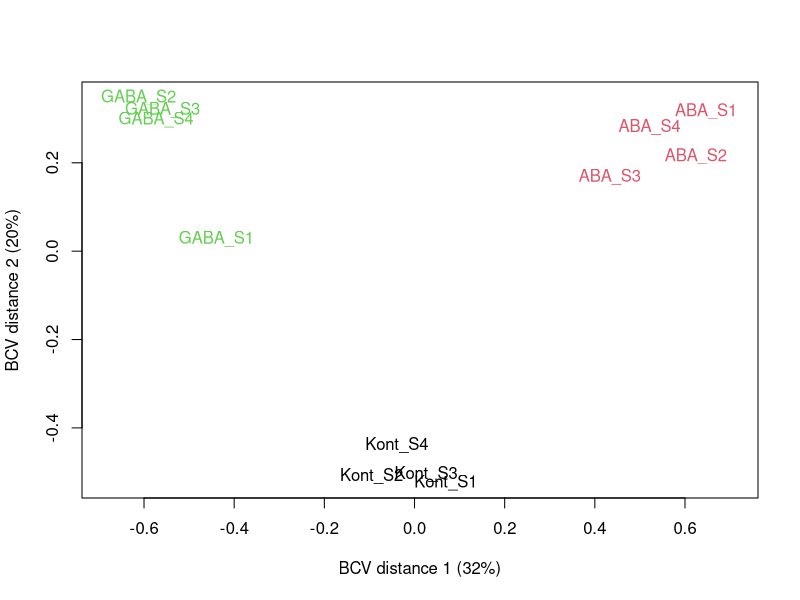

Generate this figure with R: (Note: this script raises an error after producing the figure.)
## ---- chunk 1
knitr::opts_chunk$set(echo = TRUE)
## ---- chunk 2
library(tidyverse)
library(magrittr)
library(edgeR)
library(pheatmap)
## ---- chunk 3
# load and clean up gene counts
geneCounts <- read_delim("4_Counts/GC_GABA_ABA_geneCounts_final.txt", 
                         delim = "\t", 
                         comment = "#") %>% 
  column_to_rownames("Geneid")
colnames(geneCounts) %<>% str_remove("../3_BAM/") %>% str_remove(".STARAligned_sortedByName.bam")
# crate meta data
meta <- tibble(sample = colnames(geneCounts),
              group = str_extract(sample,".+(?=_)"), # this info will fill to 'group' as col name match 'group' pram in DGEList()
              reps = str_extract(sample,"(?<=_).+"))

# construct DGElist, filtering and normalize RNA composition
countList <- DGEList(counts = geneCounts,
                     samples = meta) 
keep <- filterByExpr(countList)
# By default, the function keeps genes with about 10 read counts or more in a minimum number of samples, where the number of samples is chosen according to the minimum group sample size. The actual filtering uses CPM values rather than counts in order to avoid giving preference to samples with large library sizes. For this dataset, the median library size is about 29 million and 10/29 approx. 0.34, so the filterByExpr function keeps genes that have a CPM of 0.34 or more in at least 4 samples.
table(keep)
countList <- countList[keep,, keep.lib.sizes=FALSE] %>% 
  calcNormFactors()
# set control group as reference 
countList$samples$group <- relevel(countList$samples$group, ref = "Kont")
## ---- chunk 4
# visualize sample clustering, alternatively PCA can do the job
mds <- plotMDS(countList, method="bcv", col=as.numeric(countList$samples$group))
# make it easy to change appearance 
mds %>%
  extract(c(5,6)) %>%
  as.data.frame() %>%
  rownames_to_column("sample") %>%
  left_join(meta) %>%
  ggplot(aes(x = x, y = y)) +
  geom_point(aes(colour  = group), 
             size = 3) +
  theme_bw() +
  labs(x = "BCV distance 1",
       y = "BCV distance 2")
## ---- chunk 5
# if with multiple factors, dispersion needs to be estimated with specified design matrix (see section 2.10.2 in edgeR user's guide updated in 21 Oct. 2019)
counts_Disp <- estimateDisp(countList)
plotBCV(counts_Disp)
## ---- chunk 6
# contract a design matrix with baseline control
designMat <- model.matrix(~ group, data = countList$samples)

# fit to model
fit <- glmQLFit(counts_Disp)
## ---- chunk 7
# ABA Vs Control
ABA <- glmQLFTest(fit, coef = 2)
ABAgenes <- ABA$table %>% 
  rownames_to_column("GeneID") %>% 
  mutate(adj.p = p.adjust(PValue, method = "BH"))

ABAgenes %>% 
  mutate(expression = ifelse(adj.p < 0.05 & abs(logFC) >= 1, 
                             ifelse(logFC > 1 ,'Up','Down'),
                             'Stable')) %>% 
  ggplot(aes(x = logFC, 
             y = -log10(adj.p), 
             colour = expression)) +
  geom_point(alpha = 0.4, size = 3.5) +
  scale_color_manual(values=c("blue", "grey","red"))+
  xlim(c(-10, 10)) +
  geom_vline(xintercept = c(-1,1),
             lty=4,col="black",
             lwd=0.8) +
  geom_hline(yintercept = -log10(0.05),
             lty=4,col="black",
             lwd=0.8) +
  labs(x="log2(fold change)",
       y="-log10 (adj.p-value)")  +
  theme_bw()+
  theme(plot.title = element_text(hjust = 0.5), 
        legend.position="right", 
        legend.title = element_blank())
# plotly::ggplotly is able to turn ggplot to interactive plot
## ---- chunk 8
# GABA Vs Control
GABA <- glmQLFTest(fit, coef = 3)
GABAgenes <- GABA$table %>% 
  rownames_to_column("GeneID") %>% 
  mutate(adj.p = p.adjust(PValue, method = "BH"))

GABAgenes %>% 
  mutate(expression = ifelse(adj.p < 0.05 & abs(logFC) >= 1, 
                             ifelse(logFC > 1 ,'Up','Down'),
                             'Stable')) %>% 
  ggplot(aes(x = logFC, 
             y = -log10(adj.p), 
             colour = expression)) +
  geom_point(alpha = 0.4, size = 3.5) +
  scale_color_manual(values=c("blue", "grey","red"))+
  xlim(c(-11, 11)) +
  geom_vline(xintercept = c(-1,1),
             lty=4,col="black",
             lwd=0.8) +
  geom_hline(yintercept = -log10(0.05),
             lty=4,col="black",
             lwd=0.8) +
  labs(x="log2(fold change)",
       y="-log10 (adj.p-value)")  +
  theme_bw()+
  theme(plot.title = element_text(hjust = 0.5), 
        legend.position="right", 
        legend.title = element_blank())
## ---- chunk 9
DEs <- list(ABAde = ABAgenes,
     GABAde = GABAgenes) %>% 
  lapply(function(x){
    x %>% 
      filter(adj.p < 0.05 & abs(logFC) >= 1) %>% 
      mutate(expression = ifelse(logFC > 1, 
                                 "Up", "Down"))
  })

ABAtags <- ABAgenes %>% 
  mutate(ABA = ifelse(adj.p < 0.05 & abs(logFC) >= 1, 
                      1,0)) %>% 
  dplyr::select(GeneID,ABA,logFC) %>% 
  data.table::setnames("logFC","ABA_logFC") 
GABAtags <- GABAgenes %>% 
  mutate(GABA = ifelse(adj.p < 0.05 & abs(logFC) >= 1, 
                       1,0)) %>% 
  dplyr::select(GeneID,GABA,logFC) %>% 
  data.table::setnames("logFC","GABA_logFC")

# vennDiagram 
merge(ABAtags,
      GABAtags,
      by = "GeneID") %>%
  dplyr::select(-contains("logFC")) %>% 
  column_to_rownames("GeneID") %>%
  vennDiagram(circle.col=c("turquoise", "salmon"))

# common genes
patternDE <- merge(ABAtags,
      GABAtags,
      by = "GeneID") %>% 
  mutate(ABA = ifelse(ABA == 1 & ABA_logFC < 0,
                      -1, ABA),
         GABA = ifelse(GABA == 1 & GABA_logFC < 0,
                      -1, GABA)) %>% 
  column_to_rownames("GeneID") %>% 
  filter(abs(ABA) == 1 | abs(GABA) == 1)
  

# same direction
patternDE %>% 
  filter((ABA == 1 & GABA == 1) | (ABA == -1 & GABA == -1)) %>% 
  row.names() # 448

# opposite direction
patternDE %>% 
  filter((ABA == 1 & GABA == -1) | (ABA == -1 & GABA == 1)) %>% 
  row.names() # 128

# heatmap of gene Exp pattern
patternDE %>% 
  dplyr::select(-contains("logFC")) %>% 
  pheatmap(cluster_cols = FALSE,
           show_rownames = FALSE)

# save.image("~/Box/Bioinfo/BarleyGCRNASeq/DEGs.RData")
